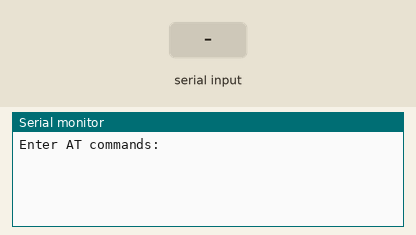
Bench run of a sketch on a simulated Arduino Uno, built with avr-gcc and run on an emulated ATmega328P. Shown: the last lines printed to the serial monitor. Inputs (shaded band) come from the test bench.

Above: at 1.2 s.
1.3 s: "1" received over the second serial link
At 2.5 s:
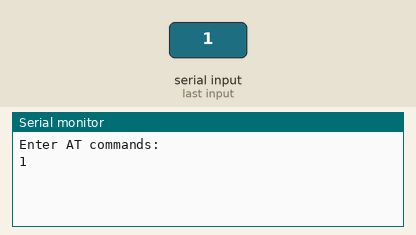
2.8 s: "0" received over the second serial link
At 3.6 s:
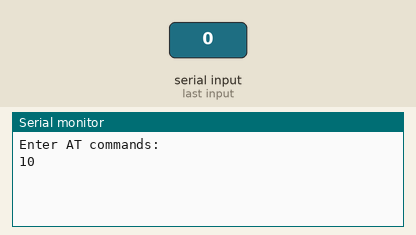

Measured:
- after the input at 1.3 s, the serial monitor: prints a new line at once (image 1)
- after the input at 2.8 s, the serial monitor: prints a new line at once (image 2)

The sketch:

BT.ino
```cpp
#include <SoftwareSerial.h>

SoftwareSerial bluetoothSerial(5, 6); //RX_PIN, TX_PIN on Arduino

void setup ()
{
  Serial.begin (9600); //Serial baudrate
  Serial.println("Enter AT commands:");
  bluetoothSerial.begin(38400); //HT-05 baudrate
}
void loop ()
{
  // Keep reading from HC-05 and send to Arduino Serial Monitor
  if (bluetoothSerial.available())
    Serial.write(bluetoothSerial.read());

  // Keep reading from Arduino Serial Monitor and send to HC-05
  if (Serial.available())
    bluetoothSerial.write(Serial.read());
}
```
